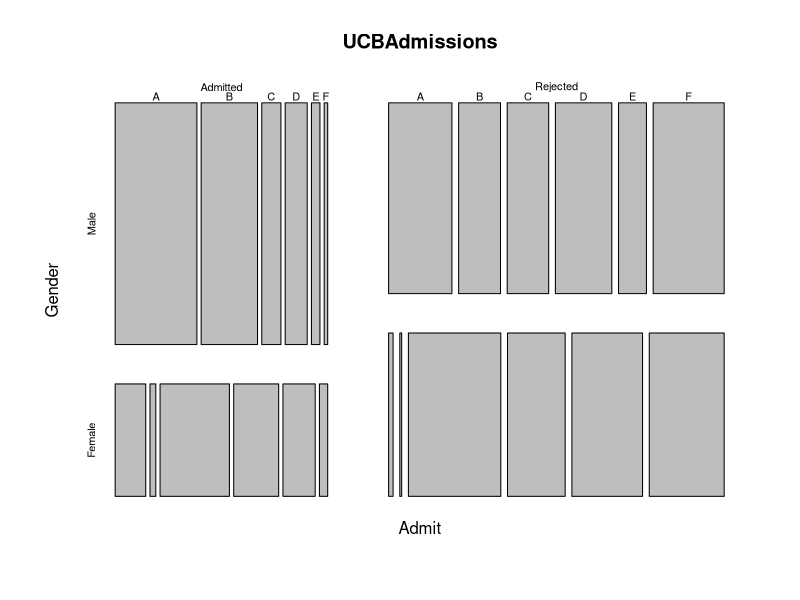
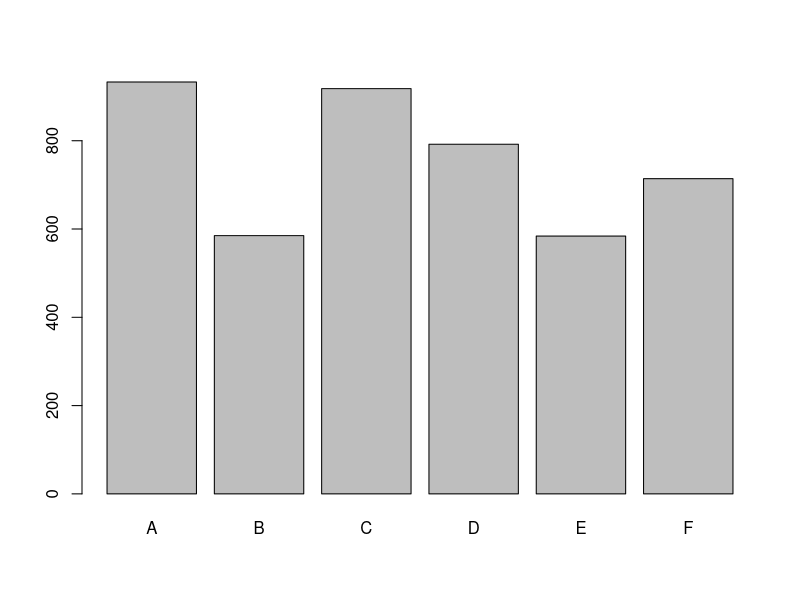
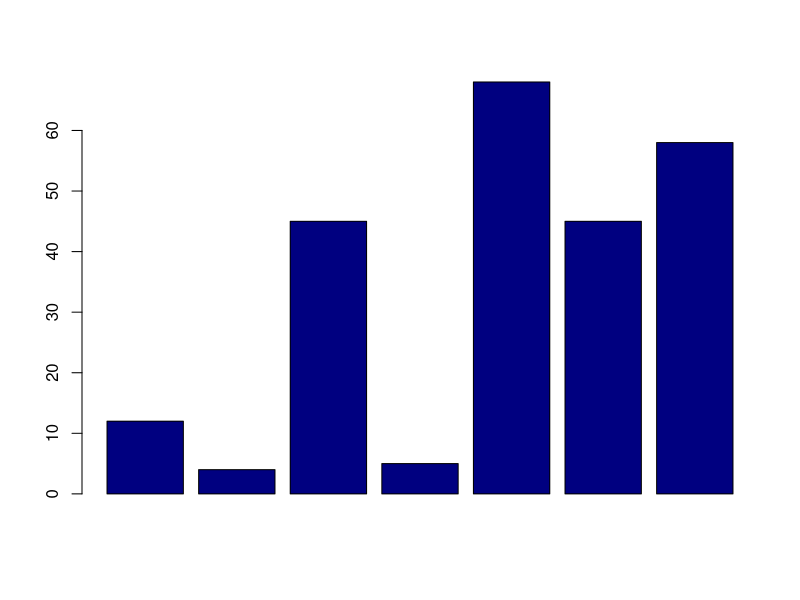
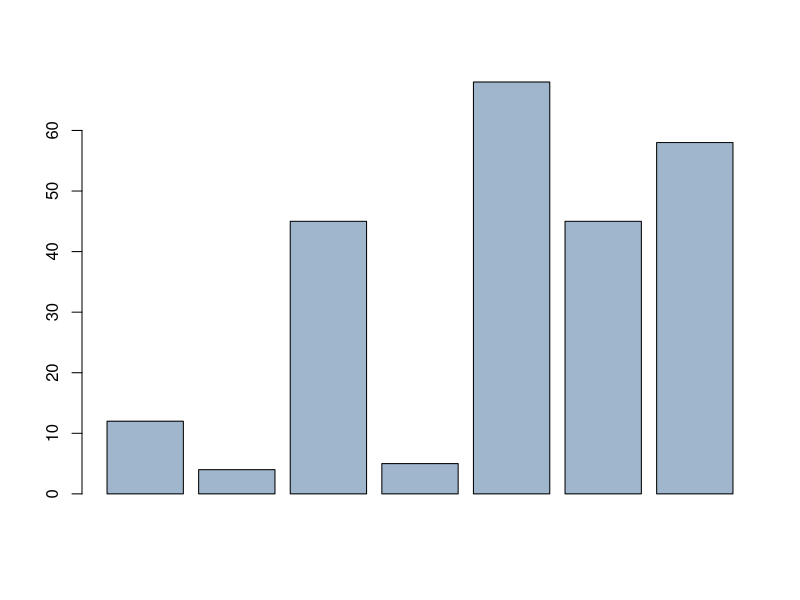
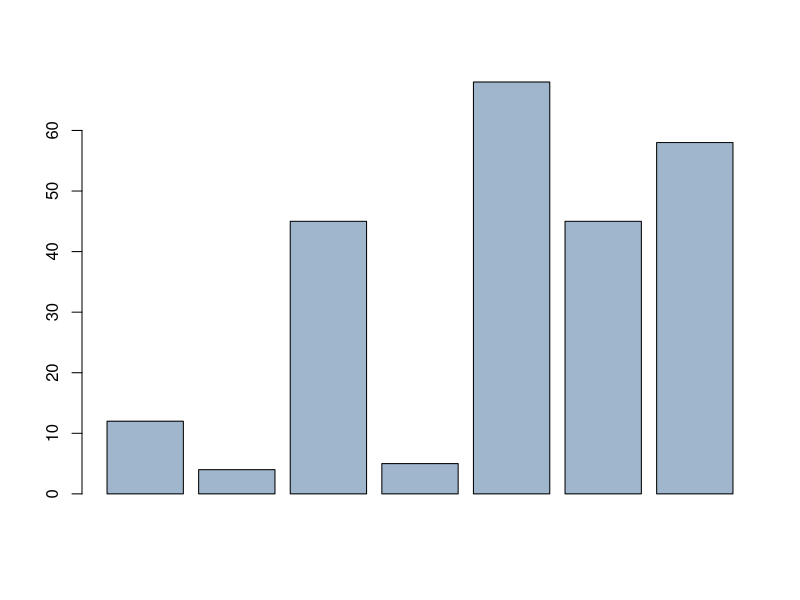
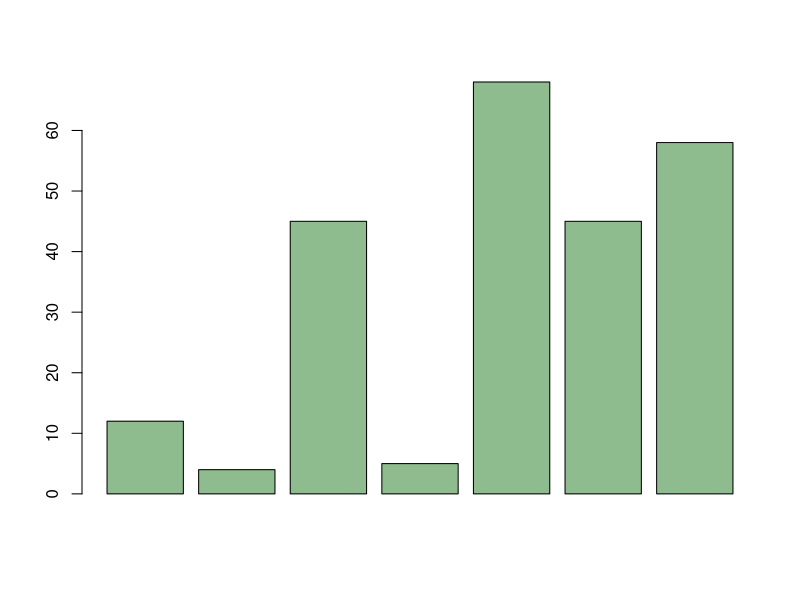
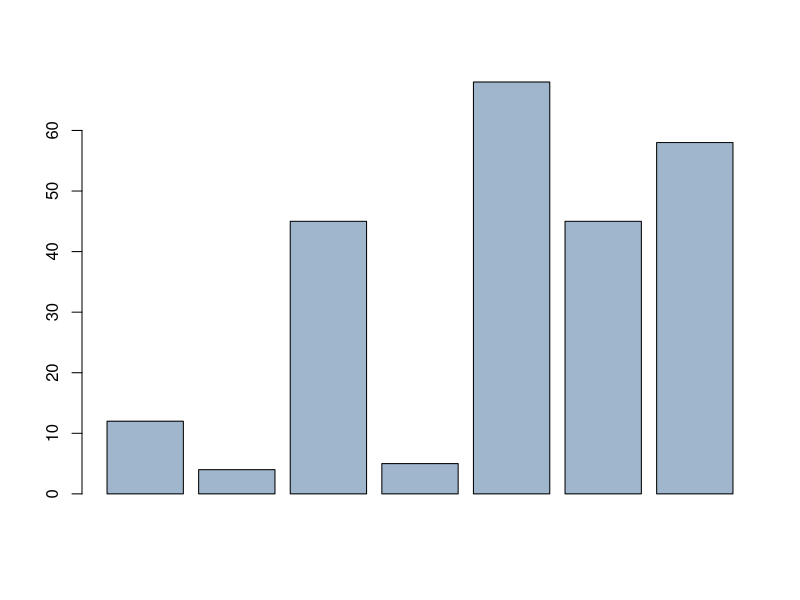
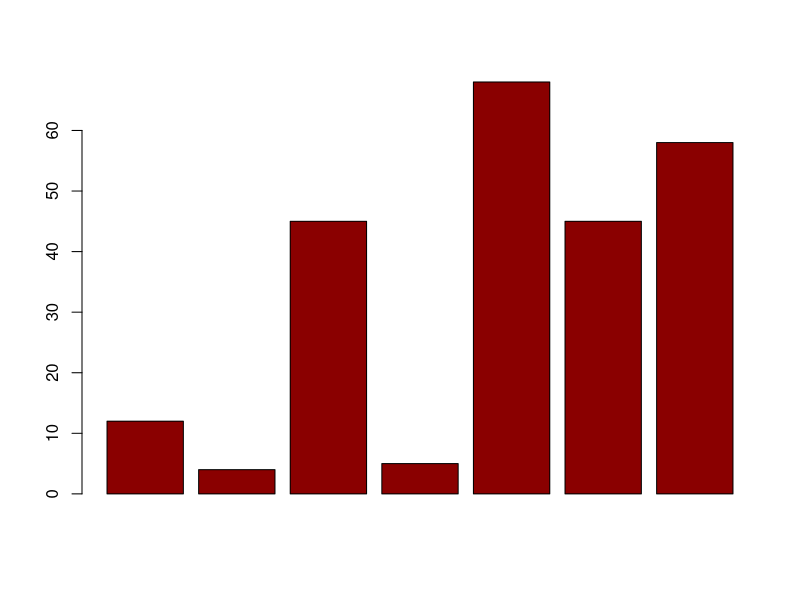

The R source for these figures, in order: (Note: this script raises an error after producing the figures.)
x <- seq(10)
x
?read.table
?read.table
?read.table
?read.csv2
?read.csv2
?UCBAdmissions
str(UCBAdmissions)
UCBAdmissions
dim(UCBAdmissions)
plot(UCBAdmissions)
margin.table(UCBAdmissions,1)
margin.table(UCBAdmissions,2)
margin.table(UCBAdmissions,3)
admit.dept <- margin.table(UCBAdmissions,3)
admit.dept
barplot(admit.dept)
prop.table(admit.dept)
round(prop.table(admit.dept),2)
admit1 = as.data.frame.table(admit.dept)
admit1 
admit2 = as.data.frame.table(UCBAdmissions)
admit2 
admit2[1:5,3:4] 

# ============

x = c(12,4,45,5,68,45,58)
#browseURL("http://research.stowers−institute.org/efg/R/Color/Chart")
browseURL("https://www.scribd.com/document/410908677/Chart-of-R-Colors")
colors()

col2rgb("navyblue")
barplot(x, col= "navyblue")
barplot(x, col= "slategray3")
barplot(x, col= colors()[602])
barplot(x, col= colors()[102])
barplot(x, col= rgb(159,182,205,max=255))
barplot(x, col= rgb(0.54,0,0))
barplot(x, col= "#9FB6CF")
barplot(x, col= "#9FB6CF")

help(package  = colorspaces)
palette()
barplot(x, col= 1:6)
barplot(x, col= rainbow(6))
barplot(x, col= heat.colors(6))
barplot(x, col= terrain.colors(6))
barplot(x, col= topo.colors(6))
barplot(x, col= cm.colors(6))
